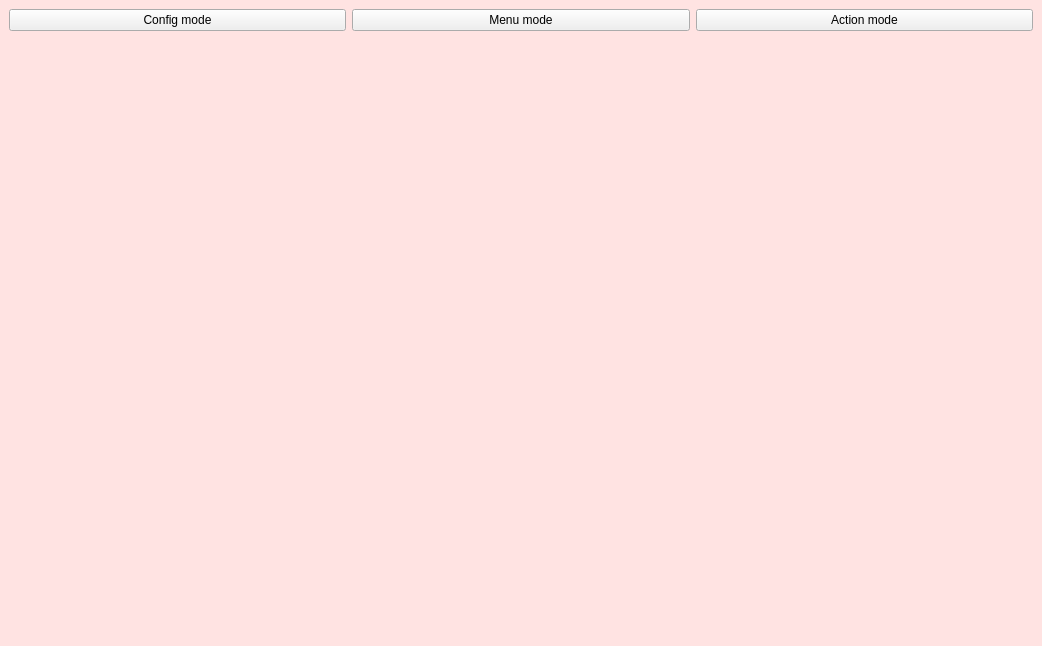
<?xml version="1.0" encoding="UTF-8"?>
<ui version="4.0">
 <class>MainWindow</class>
 <widget class="QMainWindow" name="MainWindow">
  <property name="geometry">
   <rect>
    <x>0</x>
    <y>0</y>
    <width>1024</width>
    <height>600</height>
   </rect>
  </property>
  <property name="sizePolicy">
   <sizepolicy hsizetype="Fixed" vsizetype="Fixed">
    <horstretch>0</horstretch>
    <verstretch>0</verstretch>
   </sizepolicy>
  </property>
  <property name="maximumSize">
   <size>
    <width>1024</width>
    <height>600</height>
   </size>
  </property>
  <property name="windowTitle">
   <string>MainWindow</string>
  </property>
  <property name="styleSheet">
   <string notr="true">QMainWindow{
	background-color:#FFE3E2;
}</string>
  </property>
  <widget class="QWidget" name="centralwidget">
   <property name="sizePolicy">
    <sizepolicy hsizetype="Expanding" vsizetype="Expanding">
     <horstretch>0</horstretch>
     <verstretch>0</verstretch>
    </sizepolicy>
   </property>
   <layout class="QVBoxLayout" name="verticalLayout">
    <item>
     <layout class="QHBoxLayout" name="horizontalLayout_2">
      <item>
       <widget class="QPushButton" name="configModeButton">
        <property name="text">
         <string>Config mode</string>
        </property>
       </widget>
      </item>
      <item>
       <widget class="QPushButton" name="menuModeButton">
        <property name="text">
         <string>Menu mode</string>
        </property>
       </widget>
      </item>
      <item>
       <widget class="QPushButton" name="actionModeButton">
        <property name="text">
         <string>Action mode</string>
        </property>
       </widget>
      </item>
     </layout>
    </item>
    <item>
     <widget class="QWidget" name="widget" native="true">
      <property name="sizePolicy">
       <sizepolicy hsizetype="Fixed" vsizetype="Fixed">
        <horstretch>0</horstretch>
        <verstretch>0</verstretch>
       </sizepolicy>
      </property>
      <property name="minimumSize">
       <size>
        <width>1024</width>
        <height>600</height>
       </size>
      </property>
      <property name="maximumSize">
       <size>
        <width>1024</width>
        <height>600</height>
       </size>
      </property>
      <property name="layoutDirection">
       <enum>Qt::LeftToRight</enum>
      </property>
      <property name="styleSheet">
       <string notr="true"/>
      </property>
      <layout class="QHBoxLayout" name="horizontalLayout">
       <item>
        <layout class="QVBoxLayout" name="innerLayout"/>
       </item>
      </layout>
     </widget>
    </item>
   </layout>
  </widget>
 </widget>
 <resources/>
 <connections/>
</ui>
